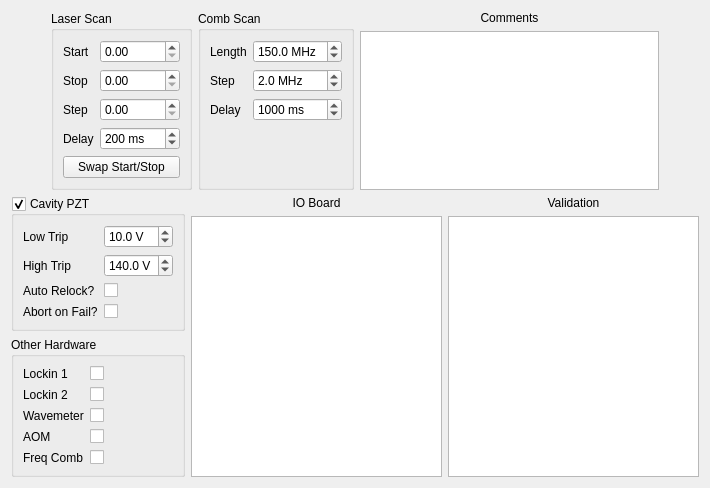
<?xml version="1.0" encoding="UTF-8"?>
<ui version="4.0">
 <class>ScanConfigWidget</class>
 <widget class="QWidget" name="ScanConfigWidget">
  <property name="geometry">
   <rect>
    <x>0</x>
    <y>0</y>
    <width>710</width>
    <height>462</height>
   </rect>
  </property>
  <property name="windowTitle">
   <string>Form</string>
  </property>
  <layout class="QVBoxLayout" name="verticalLayout_4" stretch="1,3">
   <item>
    <layout class="QHBoxLayout" name="horizontalLayout" stretch="0,0,0,1,0">
     <item>
      <spacer name="horizontalSpacer">
       <property name="orientation">
        <enum>Qt::Horizontal</enum>
       </property>
       <property name="sizeHint" stdset="0">
        <size>
         <width>40</width>
         <height>20</height>
        </size>
       </property>
      </spacer>
     </item>
     <item>
      <widget class="QGroupBox" name="laserScanBox">
       <property name="title">
        <string>Laser Scan</string>
       </property>
       <property name="checkable">
        <bool>false</bool>
       </property>
       <layout class="QFormLayout" name="formLayout_2">
        <property name="fieldGrowthPolicy">
         <enum>QFormLayout::AllNonFixedFieldsGrow</enum>
        </property>
        <item row="0" column="0">
         <widget class="QLabel" name="laserStartLabel">
          <property name="text">
           <string>Start</string>
          </property>
         </widget>
        </item>
        <item row="0" column="1">
         <widget class="QDoubleSpinBox" name="laserStartDoubleSpinBox"/>
        </item>
        <item row="1" column="0">
         <widget class="QLabel" name="laserStopLabel">
          <property name="text">
           <string>Stop</string>
          </property>
         </widget>
        </item>
        <item row="1" column="1">
         <widget class="QDoubleSpinBox" name="laserStopDoubleSpinBox"/>
        </item>
        <item row="2" column="0">
         <widget class="QLabel" name="laserStepLabel">
          <property name="text">
           <string>Step</string>
          </property>
         </widget>
        </item>
        <item row="2" column="1">
         <widget class="QDoubleSpinBox" name="laserStepDoubleSpinBox"/>
        </item>
        <item row="3" column="0">
         <widget class="QLabel" name="laserDelayLabel">
          <property name="text">
           <string>Delay</string>
          </property>
         </widget>
        </item>
        <item row="3" column="1">
         <widget class="QSpinBox" name="laserDelaySpinBox">
          <property name="toolTip">
           <string>After setting the laser frequency, how long to wait before making scan readings.</string>
          </property>
          <property name="suffix">
           <string> ms</string>
          </property>
          <property name="maximum">
           <number>10000</number>
          </property>
          <property name="singleStep">
           <number>100</number>
          </property>
          <property name="value">
           <number>200</number>
          </property>
         </widget>
        </item>
        <item row="4" column="0" colspan="2">
         <widget class="QPushButton" name="swapButton">
          <property name="text">
           <string>Swap Start/Stop</string>
          </property>
         </widget>
        </item>
       </layout>
      </widget>
     </item>
     <item>
      <widget class="QGroupBox" name="combScanBox">
       <property name="title">
        <string>Comb Scan</string>
       </property>
       <layout class="QFormLayout" name="formLayout_3">
        <property name="fieldGrowthPolicy">
         <enum>QFormLayout::AllNonFixedFieldsGrow</enum>
        </property>
        <item row="0" column="0">
         <widget class="QLabel" name="combLengthLabel">
          <property name="text">
           <string>Length</string>
          </property>
         </widget>
        </item>
        <item row="0" column="1">
         <widget class="QDoubleSpinBox" name="combLengthDoubleSpinBox">
          <property name="specialValueText">
           <string>Invalid</string>
          </property>
          <property name="suffix">
           <string> MHz</string>
          </property>
          <property name="decimals">
           <number>1</number>
          </property>
          <property name="minimum">
           <double>-500.000000000000000</double>
          </property>
          <property name="maximum">
           <double>500.000000000000000</double>
          </property>
          <property name="singleStep">
           <double>10.000000000000000</double>
          </property>
          <property name="value">
           <double>150.000000000000000</double>
          </property>
         </widget>
        </item>
        <item row="1" column="0">
         <widget class="QLabel" name="combStepLabel">
          <property name="text">
           <string>Step</string>
          </property>
         </widget>
        </item>
        <item row="1" column="1">
         <widget class="QDoubleSpinBox" name="combStepDoubleSpinBox">
          <property name="suffix">
           <string> MHz</string>
          </property>
          <property name="decimals">
           <number>1</number>
          </property>
          <property name="minimum">
           <double>0.100000000000000</double>
          </property>
          <property name="maximum">
           <double>5.000000000000000</double>
          </property>
          <property name="singleStep">
           <double>0.100000000000000</double>
          </property>
          <property name="value">
           <double>2.000000000000000</double>
          </property>
         </widget>
        </item>
        <item row="2" column="0">
         <widget class="QLabel" name="combDelayLabel">
          <property name="text">
           <string>Delay</string>
          </property>
         </widget>
        </item>
        <item row="2" column="1">
         <widget class="QSpinBox" name="combDelaySpinBox">
          <property name="toolTip">
           <string>After setting the rep rate, how long to wait before making scan readings.</string>
          </property>
          <property name="suffix">
           <string> ms</string>
          </property>
          <property name="maximum">
           <number>10000</number>
          </property>
          <property name="singleStep">
           <number>100</number>
          </property>
          <property name="value">
           <number>1000</number>
          </property>
         </widget>
        </item>
       </layout>
      </widget>
     </item>
     <item>
      <layout class="QVBoxLayout" name="verticalLayout_5">
       <item>
        <widget class="QLabel" name="label_3">
         <property name="text">
          <string>Comments</string>
         </property>
         <property name="alignment">
          <set>Qt::AlignCenter</set>
         </property>
        </widget>
       </item>
       <item>
        <widget class="QPlainTextEdit" name="commentsBox">
         <property name="sizePolicy">
          <sizepolicy hsizetype="Expanding" vsizetype="Expanding">
           <horstretch>1</horstretch>
           <verstretch>1</verstretch>
          </sizepolicy>
         </property>
        </widget>
       </item>
      </layout>
     </item>
     <item>
      <spacer name="horizontalSpacer_2">
       <property name="orientation">
        <enum>Qt::Horizontal</enum>
       </property>
       <property name="sizeHint" stdset="0">
        <size>
         <width>40</width>
         <height>20</height>
        </size>
       </property>
      </spacer>
     </item>
    </layout>
   </item>
   <item>
    <layout class="QHBoxLayout" name="horizontalLayout_2">
     <item>
      <layout class="QVBoxLayout" name="verticalLayout_3">
       <item>
        <widget class="QGroupBox" name="cavityPZTBox">
         <property name="title">
          <string>Cavity PZT</string>
         </property>
         <property name="checkable">
          <bool>true</bool>
         </property>
         <layout class="QFormLayout" name="formLayout_4">
          <property name="fieldGrowthPolicy">
           <enum>QFormLayout::AllNonFixedFieldsGrow</enum>
          </property>
          <item row="0" column="0">
           <widget class="QLabel" name="lowTripLabel">
            <property name="text">
             <string>Low Trip</string>
            </property>
           </widget>
          </item>
          <item row="0" column="1">
           <widget class="QDoubleSpinBox" name="lowTripDoubleSpinBox">
            <property name="suffix">
             <string> V</string>
            </property>
            <property name="decimals">
             <number>1</number>
            </property>
            <property name="maximum">
             <double>150.000000000000000</double>
            </property>
            <property name="singleStep">
             <double>5.000000000000000</double>
            </property>
            <property name="value">
             <double>10.000000000000000</double>
            </property>
           </widget>
          </item>
          <item row="1" column="0">
           <widget class="QLabel" name="highTripLabel">
            <property name="text">
             <string>High Trip</string>
            </property>
           </widget>
          </item>
          <item row="1" column="1">
           <widget class="QDoubleSpinBox" name="highTripDoubleSpinBox">
            <property name="suffix">
             <string> V</string>
            </property>
            <property name="decimals">
             <number>1</number>
            </property>
            <property name="maximum">
             <double>150.000000000000000</double>
            </property>
            <property name="singleStep">
             <double>5.000000000000000</double>
            </property>
            <property name="value">
             <double>140.000000000000000</double>
            </property>
           </widget>
          </item>
          <item row="2" column="0">
           <widget class="QLabel" name="autoRelockLabel">
            <property name="text">
             <string>Auto Relock?</string>
            </property>
           </widget>
          </item>
          <item row="2" column="1">
           <widget class="QCheckBox" name="autoRelockCheckBox"/>
          </item>
          <item row="3" column="0">
           <widget class="QLabel" name="abortOnFailLabel">
            <property name="text">
             <string>Abort on Fail?</string>
            </property>
           </widget>
          </item>
          <item row="3" column="1">
           <widget class="QCheckBox" name="abortOnFailCheckBox"/>
          </item>
         </layout>
        </widget>
       </item>
       <item>
        <widget class="QGroupBox" name="groupBox">
         <property name="title">
          <string>Other Hardware</string>
         </property>
         <layout class="QFormLayout" name="formLayout_5">
          <property name="fieldGrowthPolicy">
           <enum>QFormLayout::AllNonFixedFieldsGrow</enum>
          </property>
          <item row="0" column="0">
           <widget class="QLabel" name="lockin1Label">
            <property name="text">
             <string>Lockin 1</string>
            </property>
           </widget>
          </item>
          <item row="0" column="1">
           <widget class="QCheckBox" name="lockin1CheckBox"/>
          </item>
          <item row="1" column="0">
           <widget class="QLabel" name="lockin2Label">
            <property name="text">
             <string>Lockin 2</string>
            </property>
           </widget>
          </item>
          <item row="1" column="1">
           <widget class="QCheckBox" name="lockin2CheckBox"/>
          </item>
          <item row="2" column="0">
           <widget class="QLabel" name="wavemeterLabel">
            <property name="text">
             <string>Wavemeter</string>
            </property>
           </widget>
          </item>
          <item row="2" column="1">
           <widget class="QCheckBox" name="wavemeterCheckBox"/>
          </item>
          <item row="3" column="0">
           <widget class="QLabel" name="aomLabel">
            <property name="text">
             <string>AOM</string>
            </property>
           </widget>
          </item>
          <item row="3" column="1">
           <widget class="QCheckBox" name="aomCheckBox"/>
          </item>
          <item row="4" column="0">
           <widget class="QLabel" name="freqCombLabel">
            <property name="text">
             <string>Freq Comb</string>
            </property>
           </widget>
          </item>
          <item row="4" column="1">
           <widget class="QCheckBox" name="freqCombCheckBox"/>
          </item>
         </layout>
        </widget>
       </item>
      </layout>
     </item>
     <item>
      <layout class="QVBoxLayout" name="verticalLayout">
       <item>
        <widget class="QLabel" name="label">
         <property name="text">
          <string>IO Board</string>
         </property>
         <property name="alignment">
          <set>Qt::AlignCenter</set>
         </property>
        </widget>
       </item>
       <item>
        <widget class="QTableView" name="ioBoardTableView">
         <property name="selectionMode">
          <enum>QAbstractItemView::SingleSelection</enum>
         </property>
        </widget>
       </item>
      </layout>
     </item>
     <item>
      <layout class="QVBoxLayout" name="verticalLayout_2">
       <item>
        <widget class="QLabel" name="label_2">
         <property name="text">
          <string>Validation</string>
         </property>
         <property name="alignment">
          <set>Qt::AlignCenter</set>
         </property>
        </widget>
       </item>
       <item>
        <widget class="QTableView" name="validationTableView"/>
       </item>
      </layout>
     </item>
    </layout>
   </item>
  </layout>
 </widget>
 <resources/>
 <connections/>
</ui>
